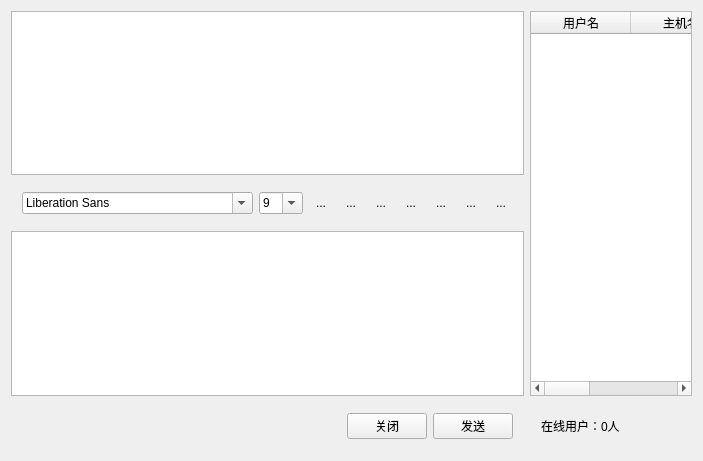
<?xml version="1.0" encoding="UTF-8"?>
<ui version="4.0">
 <class>Widget</class>
 <widget class="QWidget" name="Widget">
  <property name="geometry">
   <rect>
    <x>0</x>
    <y>0</y>
    <width>703</width>
    <height>461</height>
   </rect>
  </property>
  <property name="windowTitle">
   <string>Widget</string>
  </property>
  <property name="windowIcon">
   <iconset resource="image/image.qrc">
    <normaloff>:/two.PNG</normaloff>:/two.PNG</iconset>
  </property>
  <layout class="QGridLayout" name="gridLayout">
   <item row="0" column="0">
    <widget class="QTextBrowser" name="textBrowser"/>
   </item>
   <item row="0" column="1" rowspan="3">
    <widget class="QTableWidget" name="tableWidget">
     <property name="enabled">
      <bool>true</bool>
     </property>
     <column>
      <property name="text">
       <string>用户名</string>
      </property>
      <property name="icon">
       <iconset>
        <normaloff>:/User.png</normaloff>:/User.png</iconset>
      </property>
     </column>
     <column>
      <property name="text">
       <string>主机名</string>
      </property>
     </column>
     <column>
      <property name="text">
       <string>IP地址</string>
      </property>
     </column>
    </widget>
   </item>
   <item row="1" column="0">
    <widget class="QWidget" name="widget" native="true">
     <layout class="QHBoxLayout" name="horizontalLayout">
      <item>
       <widget class="QFontComboBox" name="fontComboBox"/>
      </item>
      <item>
       <widget class="QComboBox" name="comboBox_fontsize">
        <property name="editable">
         <bool>true</bool>
        </property>
        <item>
         <property name="text">
          <string>9</string>
         </property>
        </item>
        <item>
         <property name="text">
          <string>10</string>
         </property>
        </item>
        <item>
         <property name="text">
          <string>11</string>
         </property>
        </item>
        <item>
         <property name="text">
          <string>12</string>
         </property>
        </item>
        <item>
         <property name="text">
          <string>13</string>
         </property>
        </item>
        <item>
         <property name="text">
          <string>14</string>
         </property>
        </item>
        <item>
         <property name="text">
          <string>15</string>
         </property>
        </item>
        <item>
         <property name="text">
          <string>16</string>
         </property>
        </item>
        <item>
         <property name="text">
          <string>17</string>
         </property>
        </item>
        <item>
         <property name="text">
          <string>18</string>
         </property>
        </item>
        <item>
         <property name="text">
          <string>19</string>
         </property>
        </item>
        <item>
         <property name="text">
          <string>20</string>
         </property>
        </item>
        <item>
         <property name="text">
          <string>21</string>
         </property>
        </item>
        <item>
         <property name="text">
          <string>22</string>
         </property>
        </item>
        <item>
         <property name="text">
          <string>23</string>
         </property>
        </item>
       </widget>
      </item>
      <item>
       <widget class="QToolButton" name="toolButton_bold">
        <property name="text">
         <string>...</string>
        </property>
        <property name="icon">
         <iconset resource="image/image.qrc">
          <normaloff>:/textbold.png</normaloff>:/textbold.png</iconset>
        </property>
        <property name="checkable">
         <bool>true</bool>
        </property>
        <property name="autoRaise">
         <bool>true</bool>
        </property>
       </widget>
      </item>
      <item>
       <widget class="QToolButton" name="toolButton_italic">
        <property name="text">
         <string>...</string>
        </property>
        <property name="icon">
         <iconset resource="image/image.qrc">
          <normaloff>:/textitalic.png</normaloff>:/textitalic.png</iconset>
        </property>
        <property name="checkable">
         <bool>true</bool>
        </property>
        <property name="autoRaise">
         <bool>true</bool>
        </property>
       </widget>
      </item>
      <item>
       <widget class="QToolButton" name="toolButton_underline">
        <property name="text">
         <string>...</string>
        </property>
        <property name="icon">
         <iconset resource="image/image.qrc">
          <normaloff>:/textunder.png</normaloff>:/textunder.png</iconset>
        </property>
        <property name="checkable">
         <bool>true</bool>
        </property>
        <property name="autoRaise">
         <bool>true</bool>
        </property>
       </widget>
      </item>
      <item>
       <widget class="QToolButton" name="toolButton_color">
        <property name="text">
         <string>...</string>
        </property>
        <property name="icon">
         <iconset resource="image/image.qrc">
          <normaloff>:/textcolor.png</normaloff>:/textcolor.png</iconset>
        </property>
        <property name="checkable">
         <bool>false</bool>
        </property>
        <property name="autoRaise">
         <bool>true</bool>
        </property>
       </widget>
      </item>
      <item>
       <widget class="QToolButton" name="toolButton_sendfile">
        <property name="text">
         <string>...</string>
        </property>
        <property name="icon">
         <iconset resource="image/image.qrc">
          <normaloff>:/fileopen.png</normaloff>:/fileopen.png</iconset>
        </property>
        <property name="checkable">
         <bool>false</bool>
        </property>
        <property name="autoRaise">
         <bool>true</bool>
        </property>
       </widget>
      </item>
      <item>
       <widget class="QToolButton" name="toolButton_save">
        <property name="text">
         <string>...</string>
        </property>
        <property name="icon">
         <iconset resource="image/image.qrc">
          <normaloff>:/Floppy.png</normaloff>:/Floppy.png</iconset>
        </property>
        <property name="checkable">
         <bool>false</bool>
        </property>
        <property name="autoRaise">
         <bool>true</bool>
        </property>
       </widget>
      </item>
      <item>
       <widget class="QToolButton" name="toolButton_clear">
        <property name="text">
         <string>...</string>
        </property>
        <property name="icon">
         <iconset resource="image/image.qrc">
          <normaloff>:/Bin (empty).png</normaloff>:/Bin (empty).png</iconset>
        </property>
        <property name="checkable">
         <bool>false</bool>
        </property>
        <property name="autoRaise">
         <bool>true</bool>
        </property>
       </widget>
      </item>
     </layout>
    </widget>
   </item>
   <item row="2" column="0">
    <widget class="QTextEdit" name="textEdit"/>
   </item>
   <item row="3" column="0">
    <widget class="QWidget" name="widget_2" native="true">
     <layout class="QHBoxLayout" name="horizontalLayout_2">
      <item>
       <spacer name="horizontalSpacer">
        <property name="orientation">
         <enum>Qt::Horizontal</enum>
        </property>
        <property name="sizeHint" stdset="0">
         <size>
          <width>303</width>
          <height>20</height>
         </size>
        </property>
       </spacer>
      </item>
      <item>
       <widget class="QPushButton" name="pushButton_close">
        <property name="text">
         <string>关闭</string>
        </property>
       </widget>
      </item>
      <item>
       <widget class="QPushButton" name="pushButton_send">
        <property name="text">
         <string>发送</string>
        </property>
       </widget>
      </item>
     </layout>
    </widget>
   </item>
   <item row="3" column="1">
    <widget class="QWidget" name="widget_3" native="true">
     <layout class="QHBoxLayout" name="horizontalLayout_3">
      <item>
       <widget class="QLabel" name="label_num">
        <property name="text">
         <string>在线用户：0人</string>
        </property>
       </widget>
      </item>
      <item>
       <spacer name="horizontalSpacer_2">
        <property name="orientation">
         <enum>Qt::Horizontal</enum>
        </property>
        <property name="sizeHint" stdset="0">
         <size>
          <width>16</width>
          <height>20</height>
         </size>
        </property>
       </spacer>
      </item>
     </layout>
    </widget>
   </item>
  </layout>
 </widget>
 <layoutdefault spacing="6" margin="11"/>
 <resources>
  <include location="image/image.qrc"/>
 </resources>
 <connections/>
</ui>
